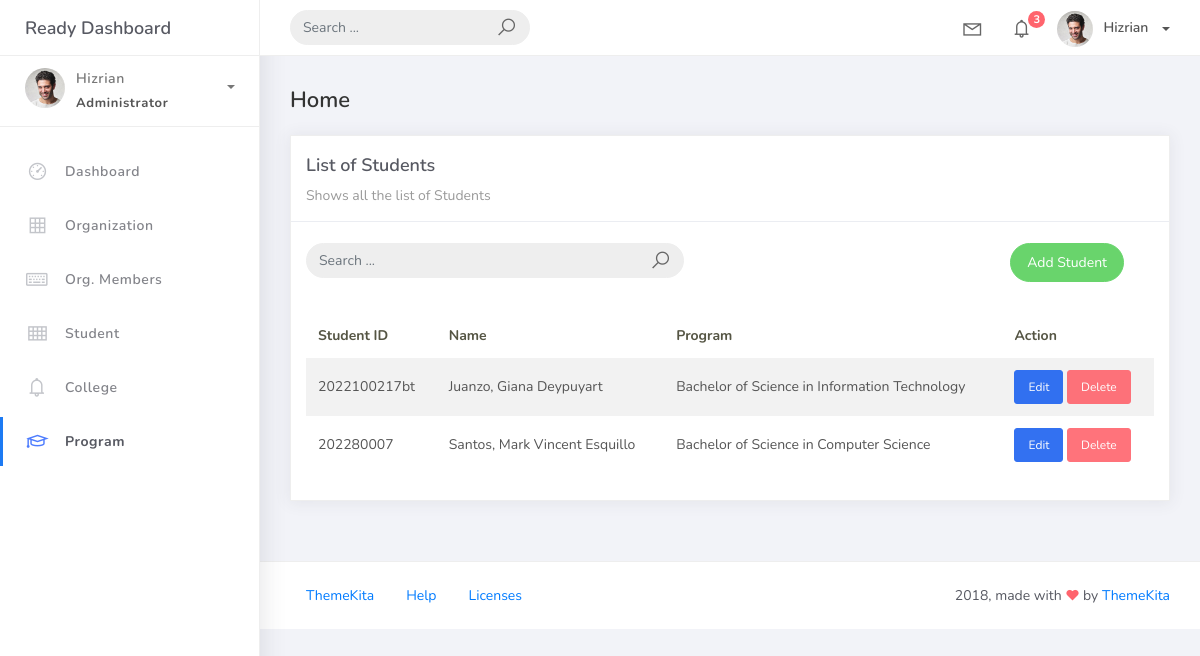
/students/, run on an earlier commit of the app's database.
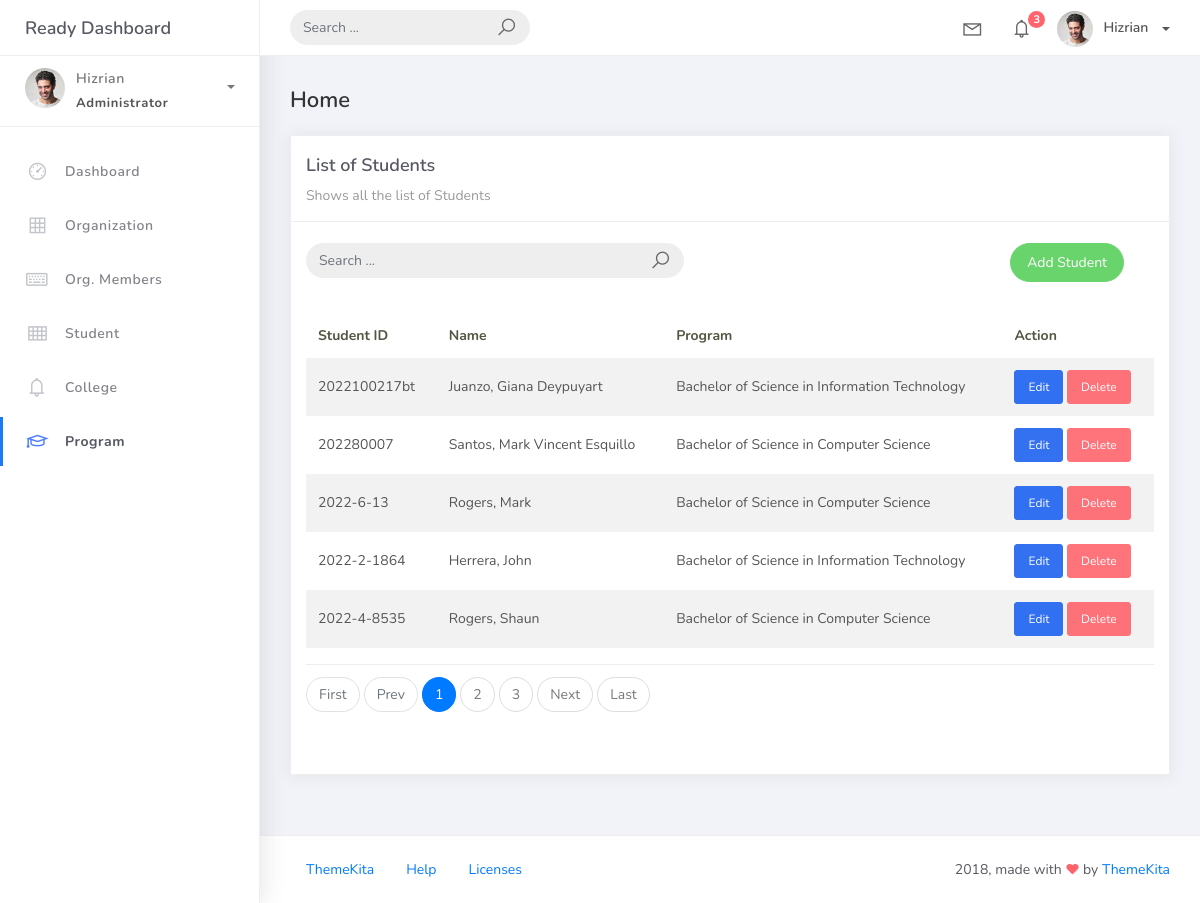
And on a later commit of the database.
### studentorg/models.py (models this page shows, shortened)
class BaseModel(models.Model):
    created_at = models.DateTimeField(auto_now_add=True, db_index=True)
    updated_at = models.DateTimeField(auto_now=True)
    class Meta:
        abstract = True

class Student(BaseModel):
    student_id = models.CharField(max_length=255, unique=True)
    lastname = models.CharField(max_length=25)
    firstname = models.CharField(max_length=25)
    middlename = models.CharField(max_length=25, blank=True, null=True)
    program = models.ForeignKey(Program, on_delete=models.CASCADE, default=1)

class Program(BaseModel):
    prog_name = models.CharField(max_length=150, unique=True)
    college = models.ForeignKey(College, on_delete=models.CASCADE)
    def __str__(self):
        return self.prog_name

### studentorg/views.py (the view, shortened to what this page needs)
# urls.py: path('students/', StudentList.as_view(), name='student-list'),
class StudentList(ListView):
    model = Student
    template_name = 'student/list.html'
    paginate_by = 5
    def get_queryset(self):
        qs = Student.objects.select_related('program')
        return qs

### templates/student/list.html (shortened to what this page needs)
{% extends 'base.html' %}
{% load static %}
{% block content %}
<div class="content">
    <div class="container-fluid">
        <h4 class="page-title">Home</h4>
        <div class="row">
            <div class="col-md-12">
                <div class="card">
                    <div class="card-header">
                        <div class="card-title">List of Students</div>
                        <div class="card-category">Shows all the list of Students</div>
                    </div>
                    <br />
                    <div class="col-md-12 row">
                        <div class="col-md-6">
                            <form class="navbar-left navbar-form nav-search mr-md-3" action="{% url 'student-list' %}" method="GET">
                                <div class="input-group">
                                    <input type="text" name="q" placeholder="Search ..." class="form-control" value="{{ request.GET.q }}" />
                                    <div class="input-group-append">
                                        <span class="input-group-text">
                                            <i class="la la-search search-icon"></i>
                                        </span>
                                    </div>
                                </div>
                            </form>
                        </div>
                        <div class="col-md-6">
                            <div class="pull-right">
                                <a href="{% url 'student-add' %}" class="btn btn-success btn-rounded">
                                    Add Student
                                </a>
                            </div>
                        </div>
                    </div>
                    <div class="card-body">
                        <table class="table table-striped mt-3">
                            <thead>
                                <tr>
                                    <th scope="col">Student ID</th>
                                    <th scope="col">Name</th>
                                    <th scope="col">Program</th>
                                    <th scope="col">Action</th>
                                </tr>
                            </thead>
                            <tbody>
                                {% for object in object_list %}
                                <tr>
                                    <td>{{ object.student_id }}</td>
                                    <td>{{ object.lastname }}, {{ object.firstname }} {% if object.middlename %}{{ object.middlename }}{% endif %}</td>
                                    <td>{{ object.program }}</td>
                                    <td>
                                        <a href="{% url 'student-edit' object.id %}" class="btn btn-primary btn-sm">Edit</a>
                                        <form action="{% url 'student-del' object.id %}" method="post" style="display:inline">
                                            <button type="submit" class="btn btn-danger btn-sm" onclick="return confirm('Are you sure you want to delete this student?')">
                                                Delete
                                            </button>
                                        </form>
                                    </td>
                                </tr>
                                {% empty %}
                                <tr>
                                    <td colspan="4" style="text-align: center">
                                        <p class="text-sm font-weight-bold mb-0">No Records Found</p>
                                    </td>
                                </tr>
                                {% endfor %}
                            </tbody>
                        </table>
                        {% include 'includes/pagination.html' %}
                    </div>
                </div>
            </div>
        </div>
    </div>
</div>
{% endblock %}

What changed in the data, as far as the page shows it:
added Student: student_id "2022-6-13", lastname "Rogers", firstname "Mark", program "Bachelor of Science in Computer Science"
added Student: student_id "2022-2-1864", lastname "Herrera", firstname "John", program "Bachelor of Science in Information Technology"
added Student: student_id "2022-4-8535", lastname "Rogers", firstname "Shaun", program "Bachelor of Science in Computer Science"
Also different on the page:
text now shown: "First Prev Next Last"
new list line: "1"
new list line: "2"
new list line: "3"
